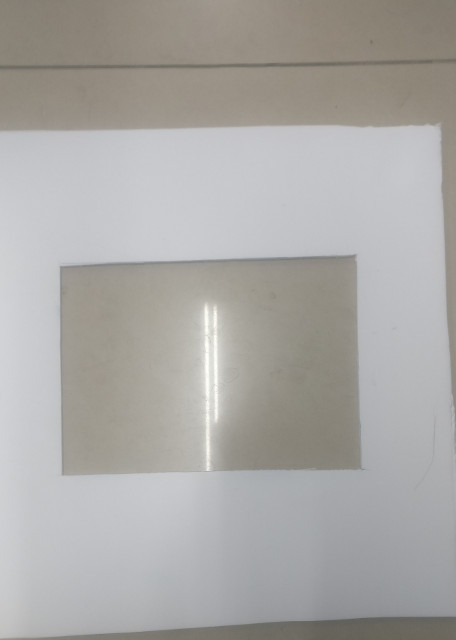
#> input picture Window/Image/2.jpg, 456 x 640 px
$ python -i Windowhandler.py   (imports and definitions only)   (older library calls are emulated)
#> lines starting #> are read from the running program, lines starting #| are printed output that depends on the picture; after the words box and inside, x2 and y2 are one past the last pixel; in counts of white or black regions, pixels touching at a corner belong together
# -*- coding: utf-8 -*-

import cv2 as cv
import numpy as np
import math


class Windowhandler (object):
    def __init__(self, img):
        self.Image = img
        self.ImgArea = img.shape[0]*img.shape[1]

    #转换成CANNY图
    def __convertImagetoCanny(self):
        self.ImageOriginal = self.Image
        if self.Image is None:
            print ('some problem with the image')
        else:
            print ('Image Loaded')
        self.Image = cv.cvtColor(self.Image, cv.COLOR_BGR2GRAY)
        self.Image = cv.GaussianBlur(self.Image, (5,5), 0)
        self.Image = cv.adaptiveThreshold(
            self.Image,
            255,                    # Value to assign
            cv.ADAPTIVE_THRESH_MEAN_C,# Mean threshold
            cv.THRESH_BINARY,
            11,                     # Block size of small area
            2,                      # Const to substract
        )
        self.Image = cv.Canny(
            self.Image,
            100,
            200,
        )

        return self.Image

    #显示图片
    def WritingImage(self, image, imageName):
        if image is None:
            print ('Image is not valid.Please select some other image')
        else:
            cv.imshow(imageName, image)
            cv.waitKey(0)
            cv.destroyAllWindows()

    #过滤轮廓，首先满足轮廓大小大于某个值，并保证为封闭多边形
    def ContoursFilter(self, contours):
        areasize_max = 0.75 * self.ImgArea
        areasize_min = 0.01 * self.ImgArea
        new_contours = []
        for cont in contours:
            if cv.isContourConvex(cont) is False and cv.contourArea(cont)>areasize_min :
                new_contours.append(cont)
        return new_contours

    #获得轮廓
    def GetImageContour(self):
        thresholdImage = self.__convertImagetoCanny()
        thresholdImage, contours, hierarchy =cv.findContours(
            thresholdImage, cv.RETR_EXTERNAL, cv.CHAIN_APPROX_SIMPLE,
        )
        contours = self.ContoursFilter(contours)
        self.Contours = contours
        Drawcontours = cv.drawContours(self.ImageOriginal, self.Contours, -1, (0,0,255), 3)
        return contours,Drawcontours

    #计算两条直线的夹角，pt0-pt2为矩形的任意三个顶点
    def angle(self, pt1, pt2,pt0):
        dx1 = pt1[0] - pt0[0]
        dy1 = pt1[1] - pt0[1]
        dx2 = pt2[0] - pt0[0]
        dy2 = pt2[1] - pt0[1]
        angle_line = (dx1*dx2 + dy1*dy2) / (math.sqrt(dx1*dx1 + dy1*dy1) * (dx2*dx2 + dy2*dy2) + 1e-10)
        return math.acos(angle_line)*180/3.141592653

    #计算矩形中心，pt0-pt2为矩形任意三个定点
    def center(self, pt0, pt1, pt2):
        pt = np.array([pt0, pt1, pt2])
        pt_sum = np.zeros(3)
        pt_sum[0] = pt0[0] + pt0[1]
        pt_sum[1] = pt1[0] + pt1[1]
        pt_sum[2] = pt2[0] + pt2[1]
        idx = np.argmin(pt_sum)
        dx = pt[idx-1][0] - pt[idx][0]
        dy = pt[idx-2][1] - pt[idx][1]
        center = np.array([int(pt[idx][0]+dx/2),int(pt[idx][1]+dy/2)])
        return center

    #检测直角
    def Checkangles(self, contours, delta = 0.7, epsilon = 0.05, minangle = 80, maxangle = 100):
        rectangle = []
        center = []
        for con in contours:
            approx = cv.approxPolyDP(con, epsilon * cv.arcLength(con, True), True)
            # if shape is a rectangle approx.shape = (4,1,2)
            if approx.shape[0] == 4:
                angle = np.zeros(3)
                for i in range(2,5,1):
                    t = math.fabs(self.angle(approx[i%4][0], approx[i-2][0], approx[i-1][0]))
                    angle[i-2] = t
                if max(angle) < maxangle and min(angle) > minangle:
                    center.append(self.center(approx[i%4][0], approx[i-2][0], approx[i-1][0]))
                    rectangle.append(con)
        return rectangle, center

    #找窗户矩形
    def WindowFinding(self):
        contours, Drawcontours = self.GetImageContour()
        self.WritingImage(Drawcontours, 'contours')
        if len(contours) == 0:
            print ('no rectangle in image')
        else:
            rectangle, center = self.Checkangles(contours)
            if len(rectangle) > 0 :
                self.findrectangle = True
                print ('the center of rectangle is  : {}'.format(center))
                Drawrectangles = cv.drawContours(self.ImageOriginal, rectangle, -1, (0,0,255), 3)
                self.WritingImage(Drawrectangles, 'rectangle')
            else:
                self.findrectangle = False
    #判断是否找到
    def WindowInImage(self):
        return self.findrectangle


>>> import cv2
>>> picture = cv2.imread('Image/2.jpg')
#> picture is the input picture: shape (640, 456, 3); mean B, G, R 166.1, 168.5, 170.3
>>> result = Windowhandler(picture).WindowFinding()
#> in __convertImagetoCanny, `self.Image = cv.adaptiveThreshold( self.Image, 255,`:
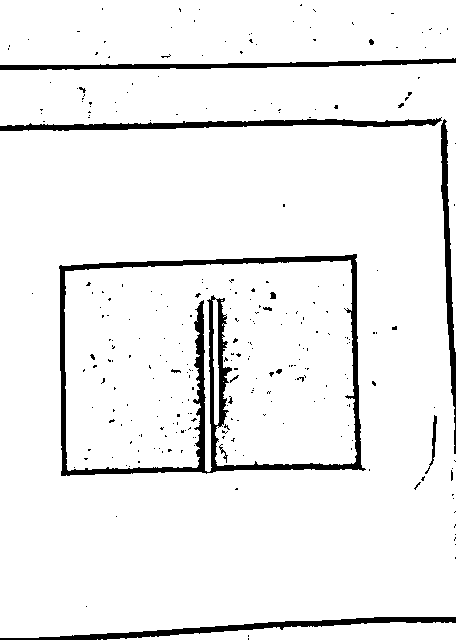
#> self.Image: shape (640, 456); 93.9% white; 276 black regions (262 under 20 px), largest, box (x1, y1, x2, y2) and area: (59, 254, 366, 476) 7930, (0, 117, 442, 131) 2479, (0, 617, 456, 640) 2364
#> in __convertImagetoCanny, `self.Image = cv.Canny( self.Image, 100, 200, )`:
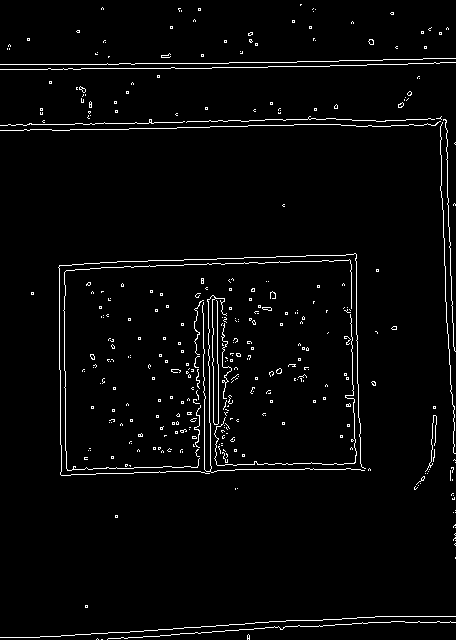
#> self.Image: shape (640, 456); 2.9% white in thin lines or dots
#> in GetImageContour, `thresholdImage, contours, hierarchy =cv.findContours( thresholdImage, ..`: contours = 352 contours, 349 with area under 20; largest, box (x1, y1, x2, y2) and area: (276, 368, 282, 374) 20, (262, 307, 272, 311) 20, (368, 39, 374, 45) 20
#> the loop in ContoursFilter, `for cont in contours:` made 352 passes
#> cont on passes 1, 2, 6: [[101, 639], [102, 639]], [[97, 638], [96, 639], [97, 638], [98, 639]], [[85, 605], [85, 607], [87, 607], [87, 605]]
#> after the loop in ContoursFilter, `for cont in contours:`: new_contours = []

$ run again, on Window/Image/3.jpg
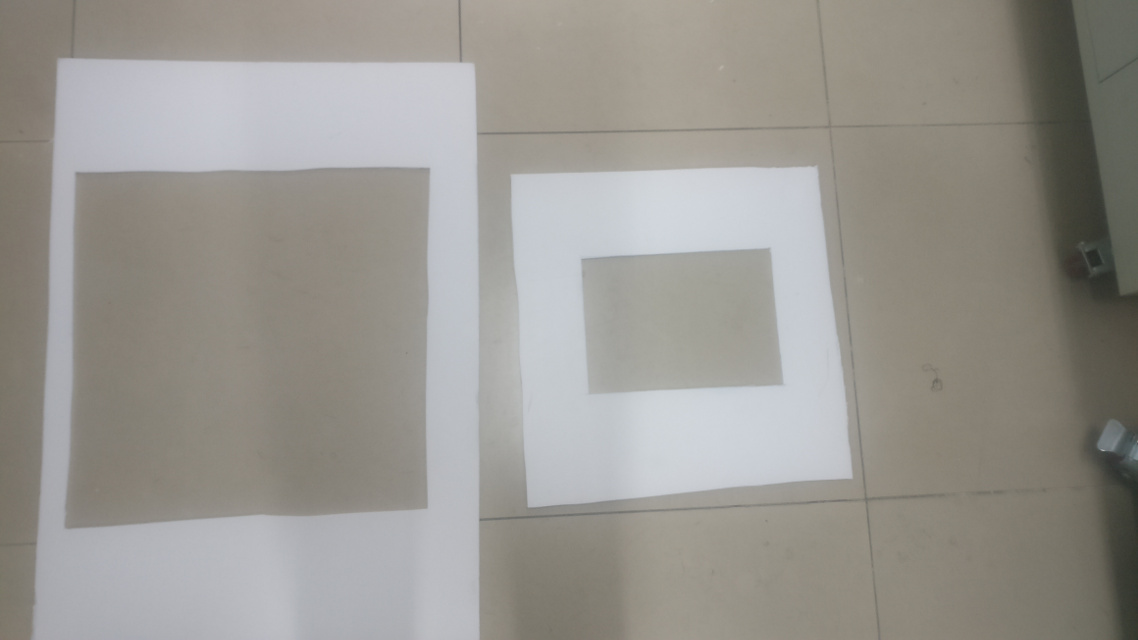
#> input picture Window/Image/3.jpg, 1138 x 640 px
#> picture is the input picture: shape (640, 1138, 3); mean B, G, R 145, 150.6, 153.2
#> in __convertImagetoCanny, `self.Image = cv.Canny( self.Image, 100, 200, )`:
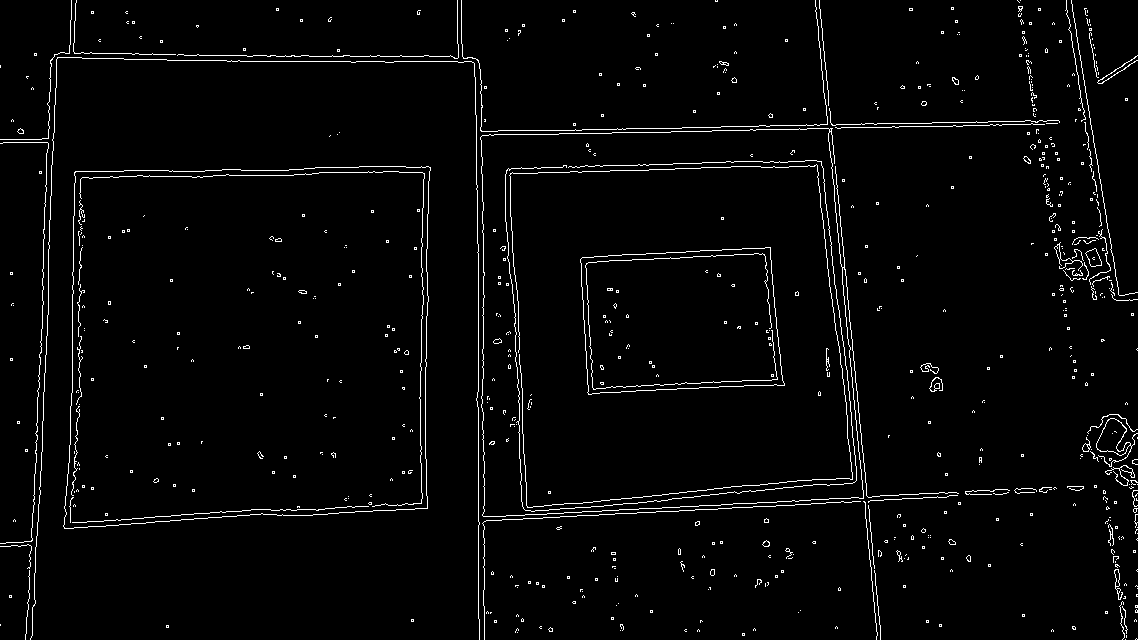
#> self.Image: shape (640, 1138); 2.7% white in thin lines or dots
#> in GetImageContour, `thresholdImage, contours, hierarchy =cv.findContours( thresholdImage, ..`: contours = 468 contours, 452 with area under 20; largest, box (x1, y1, x2, y2) and area: (480, 128, 959, 517) 136321, (63, 166, 431, 529) 123574, (1096, 418, 1138, 467) 728, (1085, 248, 1102, 267) 181, (1114, 569, 1123, 600) 78
#> the loop in ContoursFilter, `for cont in contours:` made 468 passes
#> cont on passes 1 to 3: [[1125, 639]], [[1136, 638], [1135, 639], [1136, 638], [1137, 639]], [[1126, 635], [1126, 637]]
#> after the loop in ContoursFilter, `for cont in contours:`: new_contours = 2 contours; box (x1, y1, x2, y2) and area: (480, 128, 959, 517) 136321, (63, 166, 431, 529) 123574
#> in GetImageContour, `contours = self.ContoursFilter(contours)`: contours has the same summary as new_contours in ContoursFilter
#> self.Contours has the same summary as new_contours in ContoursFilter
#> in GetImageContour, `Drawcontours = cv.drawContours(self.ImageOriginal, self.Contours, -1, ..`:
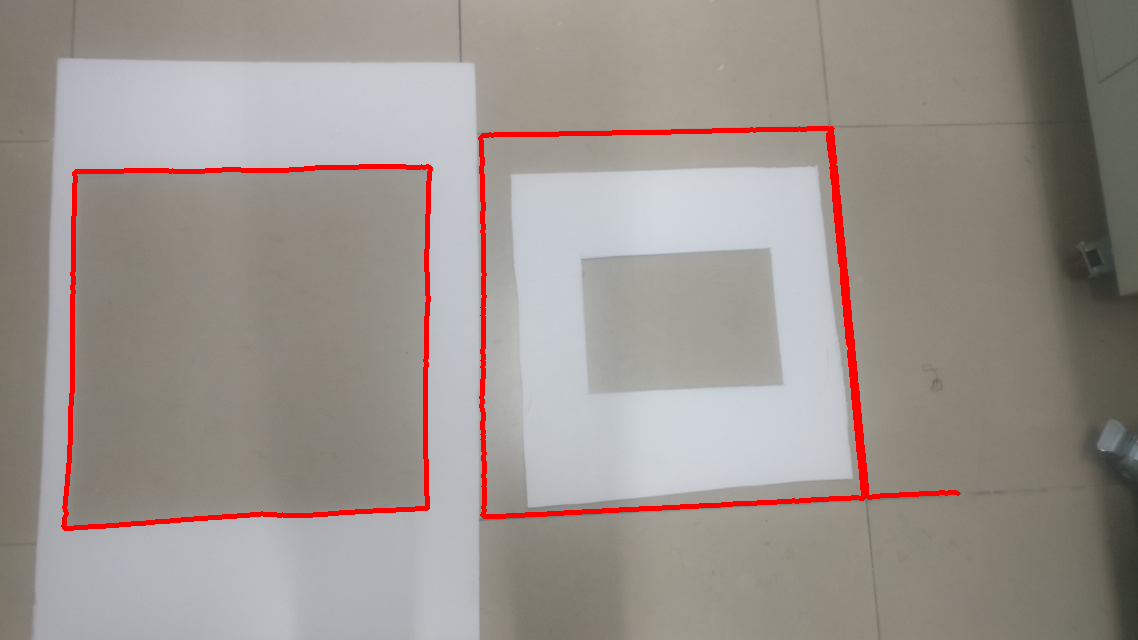
#> Drawcontours: shape (640, 1138, 3); mean B, G, R 141.7, 147.2, 155.4
#> in WindowFinding, `contours, Drawcontours = self.GetImageContour()`: contours has the same summary as new_contours in ContoursFilter
#> the loop in Checkangles, `for con in contours:` made 2 passes
#> approx on pass 1: [[430, 167], [75, 171], [64, 528], [427, 508]]
#> after the loop in Checkangles, `for con in contours:`: center = [[247, 518]]; rectangle = 1 contour; box (x1, y1, x2, y2) and area: (63, 166, 431, 529) 123574
#> in WindowFinding, `rectangle, center = self.Checkangles(contours)`: center = [[247, 518]]
#| the center of rectangle is  : [array([247, 518])]

$ run again, on Window/Image/4.jpg
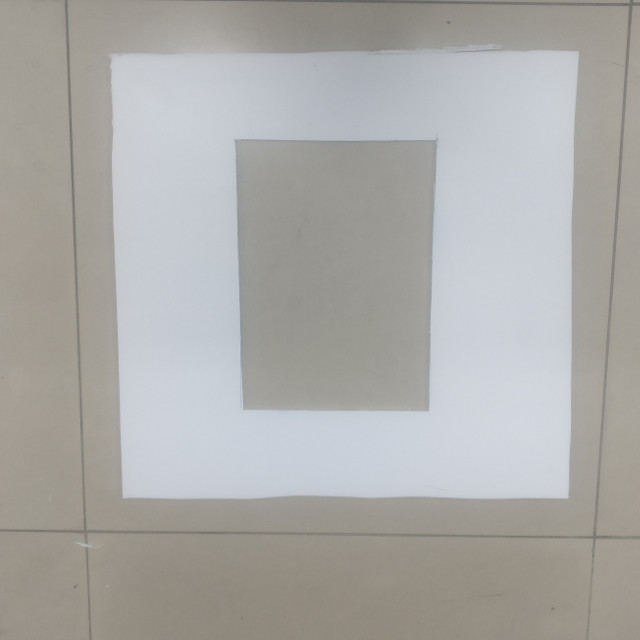
#> input picture Window/Image/4.jpg, 640 x 640 px
#> picture is the input picture: shape (640, 640, 3); mean B, G, R 168.1, 170.8, 171.4
#> in __convertImagetoCanny, `self.Image = cv.adaptiveThreshold( self.Image, 255,`:
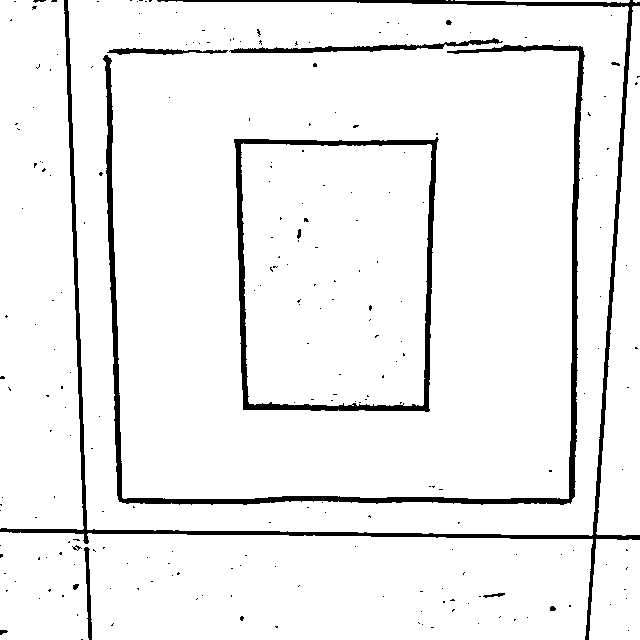
#> self.Image: shape (640, 640); 94.1% white; 236 black regions (221 under 20 px), largest, box (x1, y1, x2, y2) and area: (0, 0, 640, 640) 8563, (103, 45, 585, 505) 7785, (234, 137, 439, 412) 4815
#> in __convertImagetoCanny, `self.Image = cv.Canny( self.Image, 100, 200, )`:
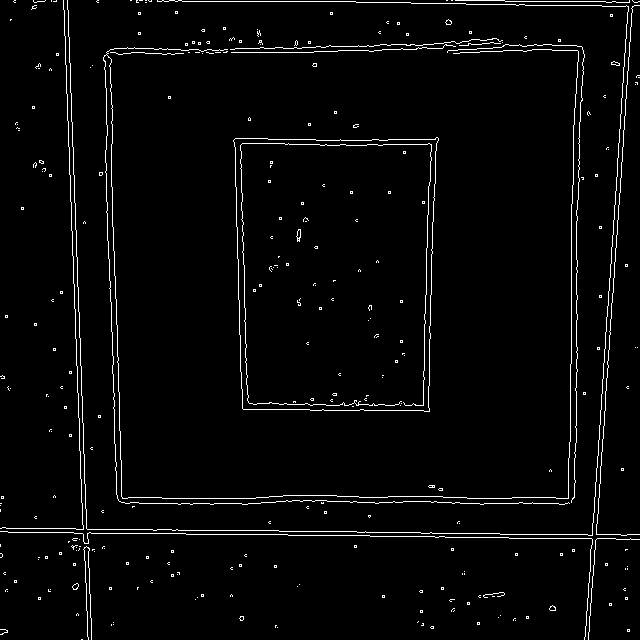
#> self.Image: shape (640, 640); 2.8% white in thin lines or dots
#> in GetImageContour, `thresholdImage, contours, hierarchy =cv.findContours( thresholdImage, ..`: contours = 239 contours, 234 with area under 20; largest, box (x1, y1, x2, y2) and area: (233, 137, 439, 412) 52328, (72, 583, 79, 590) 26, (549, 605, 556, 611) 22, (445, 19, 452, 25) 21, (611, 61, 620, 66) 20
#> the loop in ContoursFilter, `for cont in contours:` made 239 passes
#> cont on passes 1, 2, 4: [[81, 639], [82, 639]], [[627, 629], [627, 631], [629, 631], [629, 629]], [[277, 627]]
#> after the loop in ContoursFilter, `for cont in contours:`: new_contours = 1 contour; box (x1, y1, x2, y2) and area: (233, 137, 439, 412) 52328
#> in GetImageContour, `contours = self.ContoursFilter(contours)`: contours has the same summary as new_contours in ContoursFilter
#> self.Contours has the same summary as new_contours in ContoursFilter
#> in WindowFinding, `contours, Drawcontours = self.GetImageContour()`: contours has the same summary as new_contours in ContoursFilter
#> the loop in Checkangles, `for con in contours:` made 1 pass
#> approx on pass 1: [[437, 137], [233, 140], [243, 409], [429, 411]]
#> after the loop in Checkangles, `for con in contours:`: center = [[433, 273]]; rectangle has the same summary as new_contours in ContoursFilter
#> in WindowFinding, `rectangle, center = self.Checkangles(contours)`: rectangle has the same summary as new_contours in ContoursFilter
#| the center of rectangle is  : [array([433, 273])]

$ run again, on Window/Image/1.png
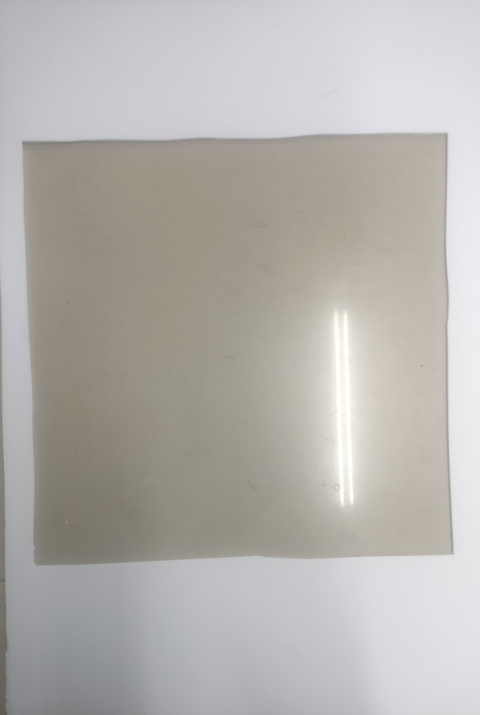
#> input picture Window/Image/1.png, 480 x 715 px
#> picture is the input picture: shape (715, 480, 3); mean B, G, R 174.7, 178.3, 180.9
#> in __convertImagetoCanny, `self.Image = cv.Canny( self.Image, 100, 200, )`:
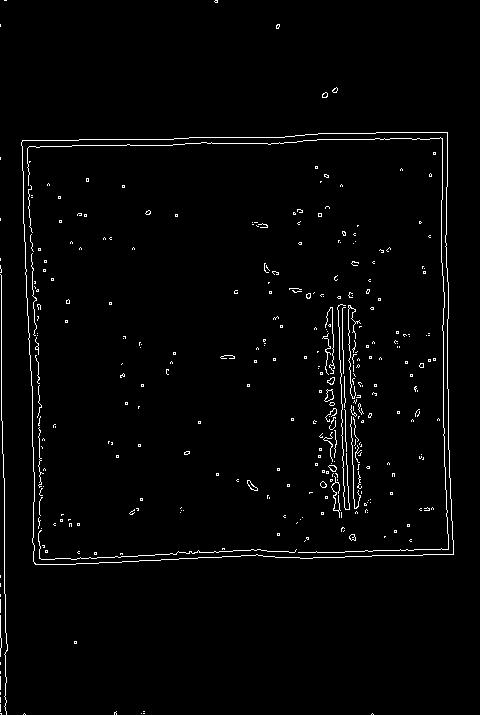
#> self.Image: shape (715, 480); 2% white in thin lines or dots
#> in GetImageContour, `thresholdImage, contours, hierarchy =cv.findContours( thresholdImage, ..`: contours = 31 contours, 29 with area under 20; largest, box (x1, y1, x2, y2) and area: (21, 132, 454, 565) 176908, (322, 92, 328, 98) 21
#> the loop in ContoursFilter, `for cont in contours:` made 31 passes
#> cont on passes 1, 2, 3, 4, 5, 6, 8, 9: [[372, 713], [371, 714], [372, 713], [373, 714]], [[143, 713], [144, 713]], [[141, 713]], [[24, 713], [23, 714], [24, 713], [25, 714]], [[0, 713], [1, 714], [1, 713]], [[143, 711], [144, 711]], [[0, 704], [0, 711]], [[0, 697], [0, 702]]
#> after the loop in ContoursFilter, `for cont in contours:`: new_contours = 1 contour; box (x1, y1, x2, y2) and area: (21, 132, 454, 565) 176908
#> in GetImageContour, `contours = self.ContoursFilter(contours)`: contours has the same summary as new_contours in ContoursFilter
#> self.Contours has the same summary as new_contours in ContoursFilter
#> in GetImageContour, `Drawcontours = cv.drawContours(self.ImageOriginal, self.Contours, -1, ..`:
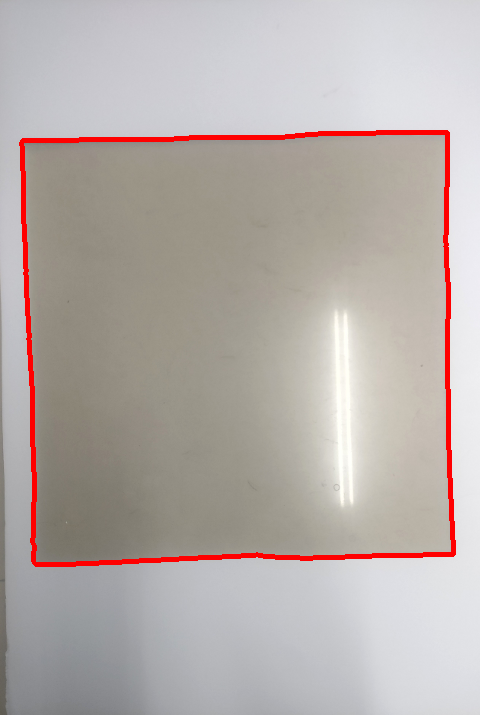
#> Drawcontours: shape (715, 480, 3); mean B, G, R 170.4, 173.9, 182.7
#> in WindowFinding, `contours, Drawcontours = self.GetImageContour()`: contours has the same summary as new_contours in ContoursFilter
#> the loop in Checkangles, `for con in contours:` made 1 pass
#> approx on pass 1: [[447, 132], [22, 140], [35, 564], [453, 554]]
#> after the loop in Checkangles, `for con in contours:`: center = [[450, 348]]; rectangle has the same summary as new_contours in ContoursFilter
#> in WindowFinding, `rectangle, center = self.Checkangles(contours)`: rectangle has the same summary as new_contours in ContoursFilter
#| the center of rectangle is  : [array([450, 348])]
